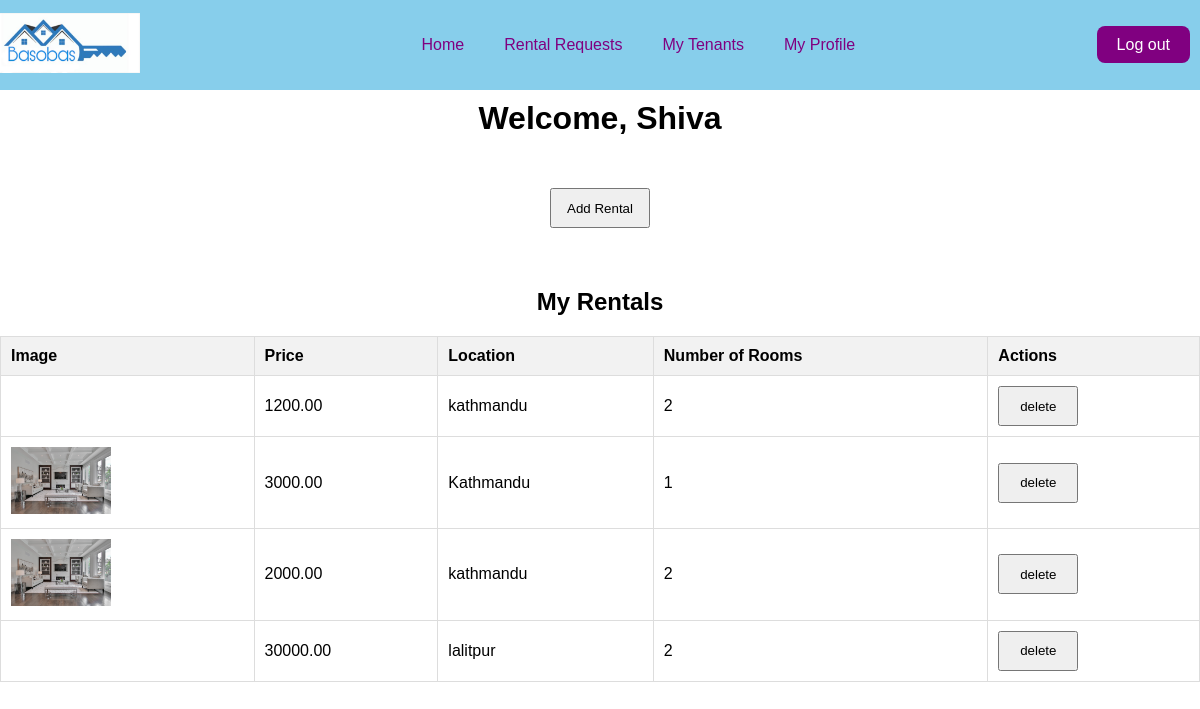
Screenshot of /landlord.view.php (signed in) with the database file from the repository.
### tables this page shows
CREATE TABLE `property` (
  `pid` int(11) NOT NULL,
  `photo` varchar(255) NOT NULL,
  `location` varchar(255) NOT NULL,
  `description` text NOT NULL,
  `price` decimal(8,2) NOT NULL,
  `rooms` tinyint(4) NOT NULL,
  `landlord` int(11) NOT NULL
);

### Database.php (called while the page is built, shortened)
<?php
    class Database
{
    private static $host = "localhost";
    private static $user = "root";
    private static $pass = "";
    private static $db = "basobas";
    public $con = null;
    public function __construct()
    {
        $this->con = mysqli_connect(self::$host, self::$user, self::$pass, self::$db);
    }
    public function getConnection()
    {
        if ($this->con != null) {
            return $this->con;
        }
        return null;
    }
}
?>

### crud.php (called while the page is built, shortened)
<?php
require "database.php";
class Crud{
    public $con = null;
    public function __construct(){
        $db = new Database();
        $this->con = $db->getConnection();
    }
public function selectAll($table,$operator,$key,$value){
    $select = "select * from {$table} where {$key} {$operator} '{$value}'";
    $query = mysqli_query($this->con,$select);
   return $query;
}
public function select($table,$column,$condition,$key,$value){
    $select = "select {$column} from {$table} where {$key} {$condition} '{$value}'";
    $query = mysqli_query($this->con,$select);
    return $query;
}
}

### landlord.view.php (the view, shortened to what this page needs)
<?php
require "crud.php";
$crud = new Crud();
?>
<!DOCTYPE html>
<html>
<head>
  <link rel="stylesheet" href="">
</head>
<body>
<header>
    <a href="#" class="logo"><img src="logo.png" alt=""></a>
    <ul class="navbar">
      <li><a href="landlord.view.php">Home</a></li>
      <li><a href="landlord.requests.php">Rental Requests</a></li>
      <li><a href="landlord.mytenants.php">My Tenants</a></li>
      <li><a href="landlord.profile.php">My Profile</a></li>
        </ul>
    <div class="header-btn">
      <a href="logout.php" class="log-in">Log out</a>
    </div>
  </header>
    <h1 class="welcome">Welcome, <?php echo $_SESSION["lname"]; ?></h1>
    <?php
    $email = $_SESSION['lemail'];
    $select = $crud->selectAll("landlord","=","lemail",$email);
   $landlord = mysqli_fetch_assoc($select);
   $verified = $landlord["verified"];
    ?>
     <?php
  if($verified == 1){
  echo "<div class='addrental'>
  <button id='rentalFormButton' onclick ='openRentalForm();'>Add Rental</button>
  </div>";
  }
   ?>
  <div class="rental-list">
    <h2>My Rentals</h2>
    <table id="rentalTable">
      <thead>
        <tr>
          <th>Image</th>
          <th>Price</th>
          <th>Location</th>
          <th>Number of Rooms</th>
          <th>Actions</th>
        </tr>
      </thead>
      <tbody id="rentalTableBody">
        <?php
        $table = "property";
        $column = "pid,photo,price,location,rooms";
        $condition = "=";
        $key = "landlord";
        $value = $_SESSION["lid"];
        $select = $crud->select($table, $column, $condition, $key, $value);
        while ($row = mysqli_fetch_array($select)) {
          $imgsource = $row["photo"];
          $price = $row["price"];
          $rooms = $row["rooms"];
          $location = $row["location"];
          $pid = $row["pid"];
          echo "<tr>";
          echo "<td><img src='{$imgsource}' alt=''></td>";
          echo "<td>{$price}</td>";
          echo "<td>{$location}</td>";
          echo "<td>{$rooms}</td>";
          echo "<td>";
          echo "<a href='delete.php?table={$table}&key=pid&value={$pid}&action=delete' ><button class = 'delete-btn'>delete</button></a>";
          echo "</td>";
          echo "</tr>";
        }
      ?>
      </tbody>
    </table>
  </div>
</body>
</html>

### landlord.view.php (style rules this page uses)
.rental-list img { max-width: 100px; max-height: 100px; }
#rentalTable { width: 100%; border-collapse: collapse; }
#rentalTable th { background-color: yellow; padding: 8px; text-align: left; border-bottom: 1px solid #ddd; }
#rentalTable td { padding: 8px; text-align: left; border-bottom: 1px solid #ddd; }
body { font-family: Arial, sans-serif; margin: 0; padding: 0; }
.rental-list { margin-top: 30px; }
.rental-list h2 { text-align: center; }
#rentalTable { width: 100%; border-collapse: collapse; margin-top: 20px; }
#rentalTable th, #rentalTable td { padding: 10px; border: 1px solid #ddd; text-align: left; }
#rentalTable th { background-color: #f2f2f2; }
header { position: fixed; width: 100%; top: 0; right: 0; z-index: 1000; display: flex; align-items: center; justify-content: space-between; background: skyblue; padding: 0.3125rem 10px; height: 80px; }
.logo>img { width: 150px; height: 60px; }
.navbar { display: flex; list-style: none; }
.navbar li { position: relative; }
.navbar a { font-size: 1rem; padding: 0.625rem 20px; color: purple; font-weight: 500; text-decoration: none; }
.navbar a::after { content: ''; width: 0; height: 3px; background: purple; position: absolute; bottom: -4px; left: 0; transition: 0.5s; }
.header-btn a { padding: 10px 20px; color: purple; font-weight: 500; text-decoration: none; }
.header-btn .log-in { background:purple; color: white; border-radius: 0.5rem; }
.addrental { display: flex; align-items: normal; justify-content: center; }
.addrental>button { height: 40px; width: 100px; margin: 30px; }
.delete-btn { display: inline-block; height: 40px; width: 80px; }
.welcome { margin-top: 100px; text-align: center; }

### rows the page displays
property: price "1200.00", location "kathmandu", rooms "2", $pid 92 (drawn)
property: photo (picture), price "3000.00", location "Kathmandu", rooms "1", $pid 95 (drawn)
property: photo (picture), price "2000.00", location "kathmandu", rooms "2", $pid 97 (drawn)
property: price "30000.00", location "lalitpur", rooms "2", $pid 99 (drawn)

### other values shown
$_SESSION["lname"] "Shiva"
